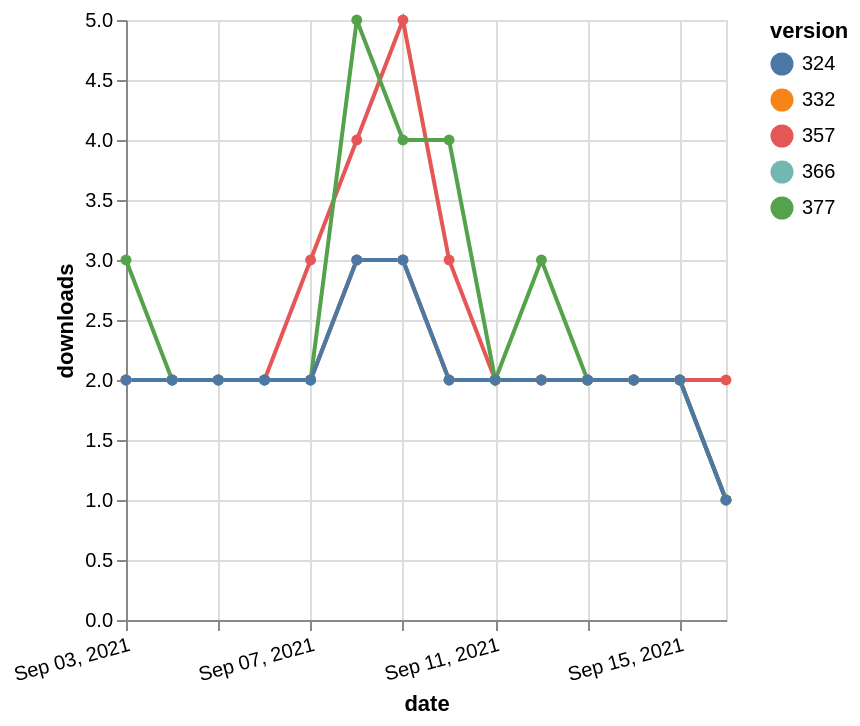

The Vega-Lite source for this figure:
### Vega-Lite specification from a JSON file in a GitHub repository (floating-point values rounded to 4 significant figures)
{"$schema": "https://vega.github.io/schema/vega-lite/v5.json", "description": "A simple bar chart with embedded data.", "data": {"values": [{"date": "2021-09-03", "total": 2303, "delta": 2, "version": "366"}, {"date": "2021-09-04", "total": 2305, "delta": 2, "version": "366"}, {"date": "2021-09-05", "total": 2307, "delta": 2, "version": "366"}, {"date": "2021-09-06", "total": 2309, "delta": 2, "version": "366"}, {"date": "2021-09-07", "total": 2311, "delta": 2, "version": "366"}, {"date": "2021-09-08", "total": 2314, "delta": 3, "version": "366"}, {"date": "2021-09-09", "total": 2317, "delta": 3, "version": "366"}, {"date": "2021-09-10", "total": 2319, "delta": 2, "version": "366"}, {"date": "2021-09-11", "total": 2321, "delta": 2, "version": "366"}, {"date": "2021-09-12", "total": 2323, "delta": 2, "version": "366"}, {"date": "2021-09-13", "total": 2325, "delta": 2, "version": "366"}, {"date": "2021-09-14", "total": 2327, "delta": 2, "version": "366"}, {"date": "2021-09-15", "total": 2329, "delta": 2, "version": "366"}, {"date": "2021-09-16", "total": 2330, "delta": 1, "version": "366"}, {"date": "2021-09-03", "total": 2886, "delta": 2, "version": "357"}, {"date": "2021-09-04", "total": 2888, "delta": 2, "version": "357"}, {"date": "2021-09-05", "total": 2890, "delta": 2, "version": "357"}, {"date": "2021-09-06", "total": 2892, "delta": 2, "version": "357"}, {"date": "2021-09-07", "total": 2895, "delta": 3, "version": "357"}, {"date": "2021-09-08", "total": 2899, "delta": 4, "version": "357"}, {"date": "2021-09-09", "total": 2904, "delta": 5, "version": "357"}, {"date": "2021-09-10", "total": 2907, "delta": 3, "version": "357"}, {"date": "2021-09-11", "total": 2909, "delta": 2, "version": "357"}, {"date": "2021-09-12", "total": 2911, "delta": 2, "version": "357"}, {"date": "2021-09-13", "total": 2913, "delta": 2, "version": "357"}, {"date": "2021-09-14", "total": 2915, "delta": 2, "version": "357"}, {"date": "2021-09-15", "total": 2917, "delta": 2, "version": "357"}, {"date": "2021-09-16", "total": 2919, "delta": 2, "version": "357"}, {"date": "2021-09-03", "total": 2758, "delta": 2, "version": "332"}, {"date": "2021-09-04", "total": 2760, "delta": 2, "version": "332"}, {"date": "2021-09-05", "total": 2762, "delta": 2, "version": "332"}, {"date": "2021-09-06", "total": 2764, "delta": 2, "version": "332"}, {"date": "2021-09-07", "total": 2766, "delta": 2, "version": "332"}, {"date": "2021-09-08", "total": 2769, "delta": 3, "version": "332"}, {"date": "2021-09-09", "total": 2772, "delta": 3, "version": "332"}, {"date": "2021-09-10", "total": 2774, "delta": 2, "version": "332"}, {"date": "2021-09-11", "total": 2776, "delta": 2, "version": "332"}, {"date": "2021-09-12", "total": 2778, "delta": 2, "version": "332"}, {"date": "2021-09-13", "total": 2780, "delta": 2, "version": "332"}, {"date": "2021-09-14", "total": 2782, "delta": 2, "version": "332"}, {"date": "2021-09-15", "total": 2784, "delta": 2, "version": "332"}, {"date": "2021-09-16", "total": 2785, "delta": 1, "version": "332"}, {"date": "2021-09-03", "total": 2123, "delta": 3, "version": "377"}, {"date": "2021-09-04", "total": 2125, "delta": 2, "version": "377"}, {"date": "2021-09-05", "total": 2127, "delta": 2, "version": "377"}, {"date": "2021-09-06", "total": 2129, "delta": 2, "version": "377"}, {"date": "2021-09-07", "total": 2131, "delta": 2, "version": "377"}, {"date": "2021-09-08", "total": 2136, "delta": 5, "version": "377"}, {"date": "2021-09-09", "total": 2140, "delta": 4, "version": "377"}, {"date": "2021-09-10", "total": 2144, "delta": 4, "version": "377"}, {"date": "2021-09-11", "total": 2146, "delta": 2, "version": "377"}, {"date": "2021-09-12", "total": 2149, "delta": 3, "version": "377"}, {"date": "2021-09-13", "total": 2151, "delta": 2, "version": "377"}, {"date": "2021-09-14", "total": 2153, "delta": 2, "version": "377"}, {"date": "2021-09-15", "total": 2155, "delta": 2, "version": "377"}, {"date": "2021-09-16", "total": 2156, "delta": 1, "version": "377"}, {"date": "2021-09-03", "total": 2525, "delta": 2, "version": "324"}, {"date": "2021-09-04", "total": 2527, "delta": 2, "version": "324"}, {"date": "2021-09-05", "total": 2529, "delta": 2, "version": "324"}, {"date": "2021-09-06", "total": 2531, "delta": 2, "version": "324"}, {"date": "2021-09-07", "total": 2533, "delta": 2, "version": "324"}, {"date": "2021-09-08", "total": 2536, "delta": 3, "version": "324"}, {"date": "2021-09-09", "total": 2539, "delta": 3, "version": "324"}, {"date": "2021-09-10", "total": 2541, "delta": 2, "version": "324"}, {"date": "2021-09-11", "total": 2543, "delta": 2, "version": "324"}, {"date": "2021-09-12", "total": 2545, "delta": 2, "version": "324"}, {"date": "2021-09-13", "total": 2547, "delta": 2, "version": "324"}, {"date": "2021-09-14", "total": 2549, "delta": 2, "version": "324"}, {"date": "2021-09-15", "total": 2551, "delta": 2, "version": "324"}, {"date": "2021-09-16", "total": 2552, "delta": 1, "version": "324"}]}, "width": "container", "mark": {"type": "line", "point": {"filled": true}}, "encoding": {"x": {"field": "date", "type": "temporal", "timeUnit": "yearmonthdate", "title": "date", "axis": {"labelAngle": -15}}, "y": {"field": "delta", "type": "quantitative", "title": "downloads"}, "color": {"field": "version", "type": "nominal"}, "tooltip": {"field": "delta"}}}
